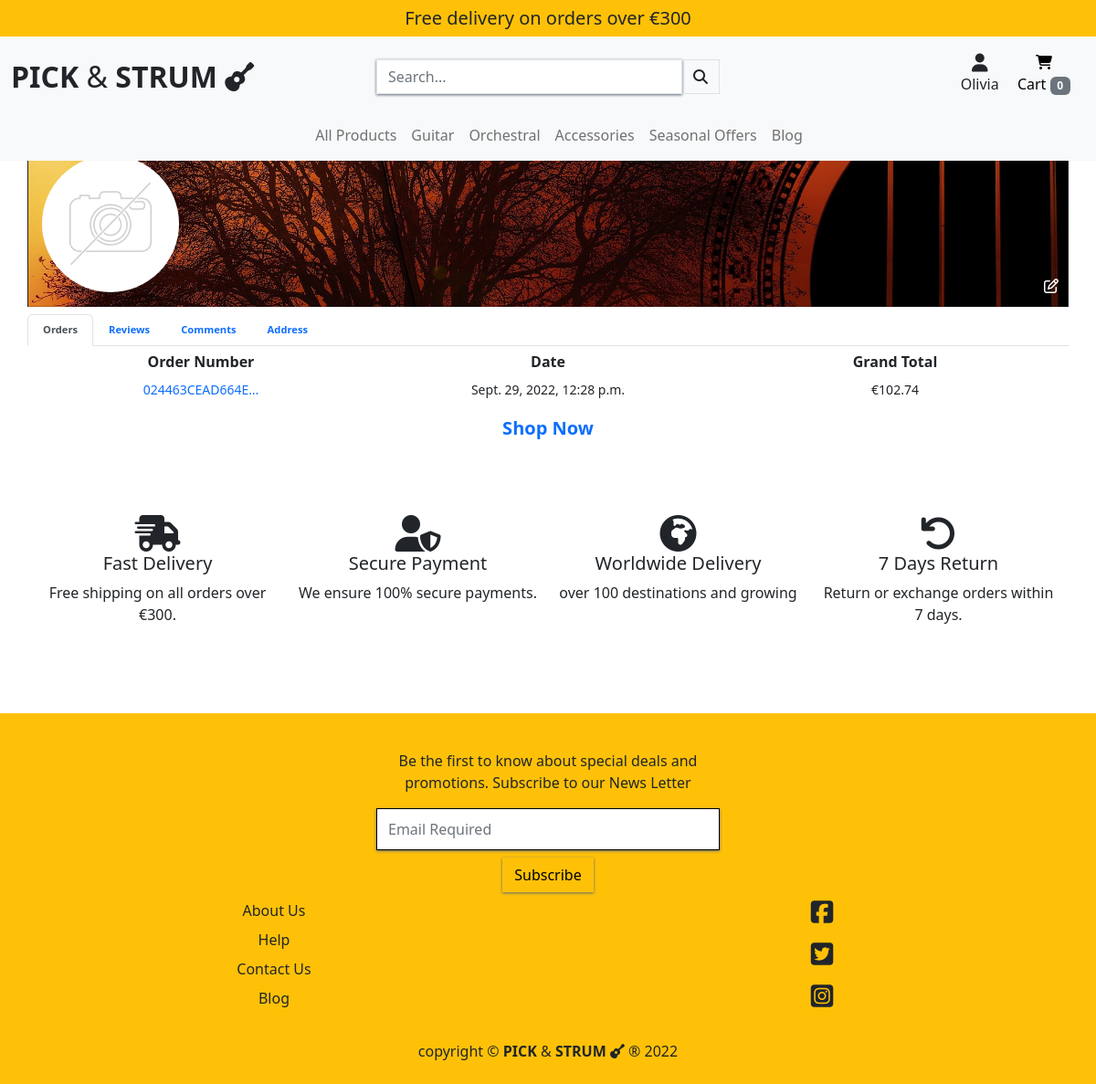
The page /profile/ (signed in) on the database as committed earlier.
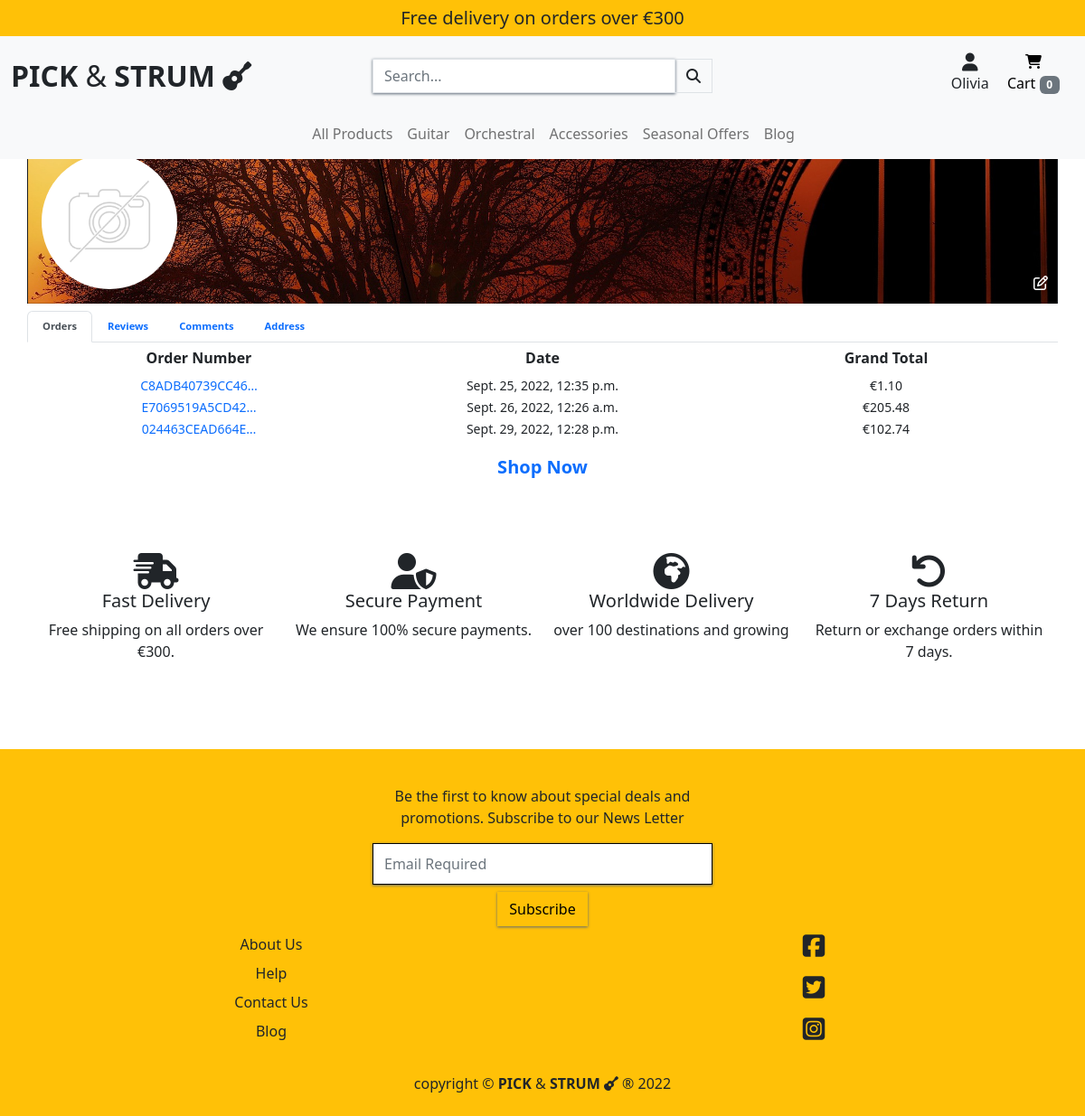
The same page on the database as committed later.
### checkout/models.py (models this page shows, shortened)
class Order(models.Model):
    user_profile = models.ForeignKey(
        UserProfile, on_delete=models.SET_NULL,
        null=True, blank=True, related_name='orders'
        )
    full_name = models.CharField(max_length=50, null=False, blank=False)
    order_number = models.CharField(max_length=32, null=False, editable=False)
    email = models.EmailField(max_length=254, null=False, blank=False)
    phone_number = models.CharField(max_length=20, null=False, blank=False)
    date = models.DateTimeField(auto_now_add=True)
    street_address1 = models.CharField(max_length=80, null=False, blank=False)
    street_address2 = models.CharField(max_length=80, null=True, blank=True)
    town_or_city = models.CharField(max_length=40, null=False, blank=False)
    postcode = models.CharField(max_length=20, null=True, blank=True)
    county = models.CharField(max_length=80, null=True, blank=True)
    country = CountryField(blank_label='Country *', null=False, blank=False)
    delivery_cost = models.DecimalField(
        max_digits=6, decimal_places=2, null=False, default=0)
    order_total = models.DecimalField(
        max_digits=10, decimal_places=2, null=False, default=0)
    grand_total = models.DecimalField(
        max_digits=10, decimal_places=2, null=False, default=0)
    original_cart = models.TextField(null=False, blank=False, default='')
    stripe_pid = models.CharField(
        max_length=254, null=False, blank=False, default='')

### profiles/views.py (the view)
# urls.py: path('profile/', include('profiles.urls')),
@login_required
def profile(request):
    profile = get_object_or_404(UserProfile, user=request.user)
    image_form = ProfileImageForm(
        request.POST or None,
        request.FILES or None,
        instance=profile
    )
    if image_form.is_valid():
        image_form.save()
        return redirect('profile')
    orders = profile.orders.all()
    context = {
        'profile': profile,
        'orders': orders,
        'image_form': image_form,
        'profile_page': True
    }
    return render(request, 'profiles/profile.html', context)

### profiles/forms.py
class ProfileImageForm(forms.ModelForm):
    COVER_PHOTO = (
        ('Cool', 'Cool'),
        ('Goth', 'Goth'),
        ('Serenity', 'Serenity'),
        ('Rock', 'Rock')
        )
    cover_photo = forms.CharField(
        widget=forms.RadioSelect(choices=COVER_PHOTO))
    class Meta:
        model = UserProfile
        fields = (
            'cover_photo',
            'image',
        )
    def __init__(self, *args, **kwargs):
        super().__init__(*args, **kwargs)
        for field in self.fields:
            self.fields[field].label = False
            self.fields[field].widget.attrs['class'] = 'profile-update-input'

### profiles/templates/profiles/profile.html (shortened to what this page needs)
{% extends "base.html" %}
{% load static %}
{% block extra_css %}
<link rel="stylesheet" href="{% static 'profiles/css/profile.css' %}">
{% endblock %}
{% block page_header %}
<div class="container header-backspace">
</div>
{% endblock %}
{% block content %}
<div class="container mt-4">
    <div class="row">
            {% if profile.cover_photo == 'Cool' %}
                <div class="card text-bg-dark mb-2 profile-header rounded-0 cool">
            {% elif profile.cover_photo == 'Goth' %}
                <div class="card text-bg-dark mb-2 profile-header rounded-0 goth">
            {% elif profile.cover_photo == 'Serenity' %}
                <div class="card text-bg-dark mb-2 profile-header rounded-0 serenity">
            {% else %}
                <div class="card text-bg-dark mb-2 profile-header rounded-0 rock">
            {% endif %}
                {% if profile.image %}
                <img class="profile-image" src="{{ profile.image.url }}" alt="profile image">
                {% else %}
                <img class="profile-image float-start" src="{{ MEDIA_URL }}noimage.png" alt="profile image not available">
                {% endif %}
            <a class="edit-icon" data-bs-toggle="collapse" href="#pic-edit" role="button" aria-expanded="false"
              aria-controls="edit profile pictures collapse button">
              <i class="far fa-edit text-white"></i>
            </a>
          </div>
      </div>
      <div class="row">
          <ul class="nav nav-tabs mb-2" id="myTab" role="tablist">
            <li class="nav-item" role="presentation">
              <button class="nav-link active text-resp" id="home-tab" data-bs-toggle="tab" data-bs-target="#home"
                type="button" role="tab" aria-controls="home" aria-selected="true">Orders</button>
            </li>
            <li class="nav-item" role="presentation">
              <button class="nav-link text-resp" id="profile-tab" data-bs-toggle="tab" data-bs-target="#profile"
                type="button" role="tab" aria-controls="profile" aria-selected="false">Reviews</button>
            </li>
            <li class="nav-item" role="presentation">
              <button class="nav-link text-resp" id="messages-tab" data-bs-toggle="tab" data-bs-target="#messages"
                type="button" role="tab" aria-controls="messages" aria-selected="false">Comments</button>
            </li>
            <li class="nav-item text-resp" role="presentation">
              <button class="nav-link" id="settings-tab" data-bs-toggle="tab" data-bs-target="#settings" type="button"
                role="tab" aria-controls="settings" aria-selected="false">Address</button>
            </li>
          </ul>
          <div class="tab-content">
            <div class="tab-pane active" id="home" role="tabpanel" aria-labelledby="home-tab" tabindex="0">
              {% if orders %}
              <div class="row d-none d-md-flex text-center">
                <div class="col-md-4"><h6><strong>Order Number</strong></h6></div>
                <div class="col-md-4"><h6><strong>Date</strong></h6></div>
                <div class="col-md-4"><h6><strong>Grand Total</strong></h6></div>
              </div>
              {% for order in orders %}
              <div class="row d-none d-md-flex text-center">
                <div class="col-md-4"><a class="text-decoration-none" href="{% url 'order_history' order.order_number %}" title="{{order.order_number}}">
                  <small>{{order.order_number|truncatechars:15}}</small></a>
                </div>
                <div class="col-md-4"><small>{{ order.date }}</small></div>
                <div class="col-md-4"><small>€{{ order.grand_total }}</small></div>
              </div>
              {% endfor %}
              {% else %}
              <div class="text-center mt-3">
                <h6>Your Order History is currently empty.</h6>
              </div>
              {% endif %}
            </div>
          </div>
        </div>
      </div>
      {% include 'includes/mood_choices.html' %}
      {% include 'includes/trust-stm.html' %}
      {% endblock %}

Rows that differ between the two databases and show on the page:
now on this page (row edited): Order: order_number "C8ADB40739CC46…", date "Sept. 25, 2022, 12:35 p.m.", grand_total "1.10"
now on this page (row edited): Order: order_number "E7069519A5CD42…", date "Sept. 26, 2022, 12:26 a.m.", grand_total "205.48"
